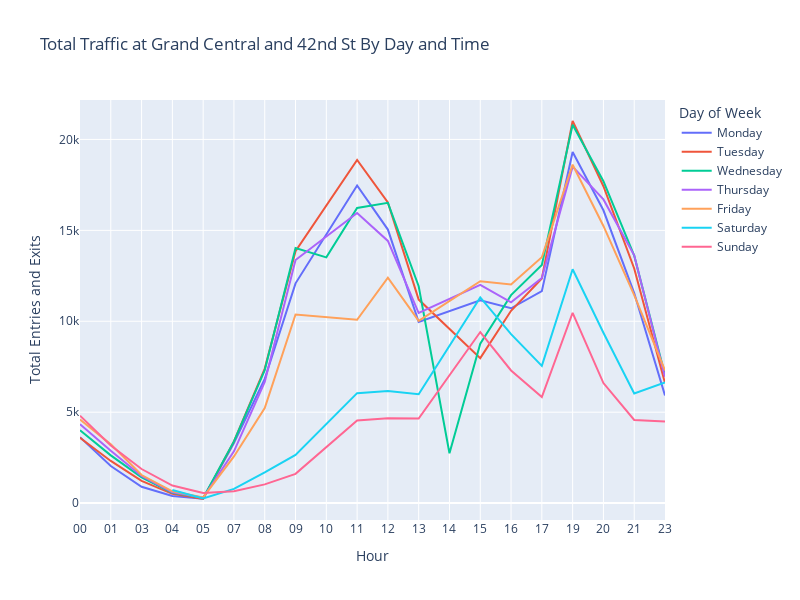

Here is the notebook cell this chart was saved with:
### Code cell
station_plot("GRD CNTRL-42 ST", "Grand Central and 42nd St")

### Figure 1 — Plotly figure (JSON) as saved in the notebook; plotly's stock layout.template omitted (floating-point values rounded to 4 significant figures)
{"data": [{"connectgaps": true, "hovertemplate": "Day of Week=Monday<br>Hour=%{x}<br>Total Entries and Exits=%{y}<extra></extra>", "legendgroup": "Monday", "line": {"color": "#636efa", "dash": "solid"}, "marker": {"symbol": "circle"}, "mode": "lines", "name": "Monday", "orientation": "v", "showlegend": true, "type": "scatter", "x": ["00", "01", "03", "04", "05", "07", "08", "09", "10", "11", "12", "13", "14", "15", "16", "17", "19", "20", "21", "23"], "xaxis": "x", "y": [3627.0, 2038.0, 895.9, 396.8, 237.5, 3306.0, 6832, 12086, null, 17470, 15040.0, 9957, null, 11150.0, 10716, 11660.0, 19310.0, 16100.0, 11552, 5915], "yaxis": "y"}, {"connectgaps": true, "hovertemplate": "Day of Week=Tuesday<br>Hour=%{x}<br>Total Entries and Exits=%{y}<extra></extra>", "legendgroup": "Tuesday", "line": {"color": "#EF553B", "dash": "solid"}, "marker": {"symbol": "circle"}, "mode": "lines", "name": "Tuesday", "orientation": "v", "showlegend": true, "type": "scatter", "x": ["00", "01", "03", "04", "05", "07", "08", "09", "10", "11", "12", "13", "14", "15", "16", "17", "19", "20", "21", "23"], "xaxis": "x", "y": [3594.0, 2319.0, 1225.0, 510, 226, 3393.0, 7398.0, 13850.0, null, 18870.0, 16540.0, 11190.0, null, 7973.0, 10580.0, 12353, 21014, 17430.0, 12903, 6600.0], "yaxis": "y"}, {"connectgaps": true, "hovertemplate": "Day of Week=Wednesday<br>Hour=%{x}<br>Total Entries and Exits=%{y}<extra></extra>", "legendgroup": "Wednesday", "line": {"color": "#00cc96", "dash": "solid"}, "marker": {"symbol": "circle"}, "mode": "lines", "name": "Wednesday", "orientation": "v", "showlegend": true, "type": "scatter", "x": ["00", "01", "03", "04", "05", "07", "08", "09", "10", "11", "12", "13", "14", "15", "16", "17", "19", "20", "21", "23"], "xaxis": "x", "y": [4003.0, 2625.0, 1418, 567.6, 281.3, 3392, 7317.0, 14030.0, 13515, 16230.0, 16510.0, 11930.0, 2742, 8763.0, 11440.0, 13090.0, 20810.0, 17700.0, 13610.0, 7048.0], "yaxis": "y"}, {"connectgaps": true, "hovertemplate": "Day of Week=Thursday<br>Hour=%{x}<br>Total Entries and Exits=%{y}<extra></extra>", "legendgroup": "Thursday", "line": {"color": "#ab63fa", "dash": "solid"}, "marker": {"symbol": "circle"}, "mode": "lines", "name": "Thursday", "orientation": "v", "showlegend": true, "type": "scatter", "x": ["00", "01", "03", "04", "05", "07", "08", "09", "10", "11", "12", "13", "14", "15", "16", "17", "19", "20", "21", "23"], "xaxis": "x", "y": [4342.0, 2878.0, 1493.0, 599.8, 297.5, 2849.0, 6664.0, 13370.0, null, 15960.0, 14420.0, 10450.0, null, 12010.0, 11050.0, 12380.0, 18510.0, 16700.0, 13625, 6947.0], "yaxis": "y"}, {"connectgaps": true, "hovertemplate": "Day of Week=Friday<br>Hour=%{x}<br>Total Entries and Exits=%{y}<extra></extra>", "legendgroup": "Friday", "line": {"color": "#FFA15A", "dash": "solid"}, "marker": {"symbol": "circle"}, "mode": "lines", "name": "Friday", "orientation": "v", "showlegend": true, "type": "scatter", "x": ["00", "01", "03", "04", "05", "07", "08", "09", "10", "11", "12", "13", "14", "15", "16", "17", "19", "20", "21", "23"], "xaxis": "x", "y": [4596.0, 3232.0, 1545.0, 650.4, 312.3, 2567.0, 5226.0, 10370.0, null, 10085, 12394, 10020.0, null, 12200.0, 12020.0, 13520.0, 18610.0, 15240.0, 11440.0, 7296.0], "yaxis": "y"}, {"connectgaps": true, "hovertemplate": "Day of Week=Saturday<br>Hour=%{x}<br>Total Entries and Exits=%{y}<extra></extra>", "legendgroup": "Saturday", "line": {"color": "#19d3f3", "dash": "solid"}, "marker": {"symbol": "circle"}, "mode": "lines", "name": "Saturday", "orientation": "v", "showlegend": true, "type": "scatter", "x": ["00", "01", "03", "04", "05", "07", "08", "09", "10", "11", "12", "13", "14", "15", "16", "17", "19", "20", "21", "23"], "xaxis": "x", "y": [null, null, null, 720.2, 254.6, 779.8, 1687.0, 2653, null, 6048.0, 6163.0, 5991.0, null, 11313, 9294.0, 7545.0, 12860.0, 9369.0, 6025, 6642.0], "yaxis": "y"}, {"connectgaps": true, "hovertemplate": "Day of Week=Sunday<br>Hour=%{x}<br>Total Entries and Exits=%{y}<extra></extra>", "legendgroup": "Sunday", "line": {"color": "#FF6692", "dash": "solid"}, "marker": {"symbol": "circle"}, "mode": "lines", "name": "Sunday", "orientation": "v", "showlegend": true, "type": "scatter", "x": ["00", "01", "03", "04", "05", "07", "08", "09", "10", "11", "12", "13", "14", "15", "16", "17", "19", "20", "21", "23"], "xaxis": "x", "y": [4808.0, 3164.0, 1875.0, 963.3, 562.2, 652.4, 1029.0, 1608.0, null, 4544, 4664.0, 4647, null, 9408.0, 7294.0, 5830.0, 10470.0, 6602.0, 4574.0, 4492.0], "yaxis": "y"}], "layout": {"height": 600, "legend": {"title": {"text": "Day of Week"}, "tracegroupgap": 0}, "title": {"text": "Total Traffic at Grand Central and 42nd St By Day and Time"}, "width": 800, "xaxis": {"anchor": "y", "domain": [0, 1], "title": {"text": "Hour"}}, "yaxis": {"anchor": "x", "domain": [0, 1], "title": {"text": "Total Entries and Exits"}}}}
